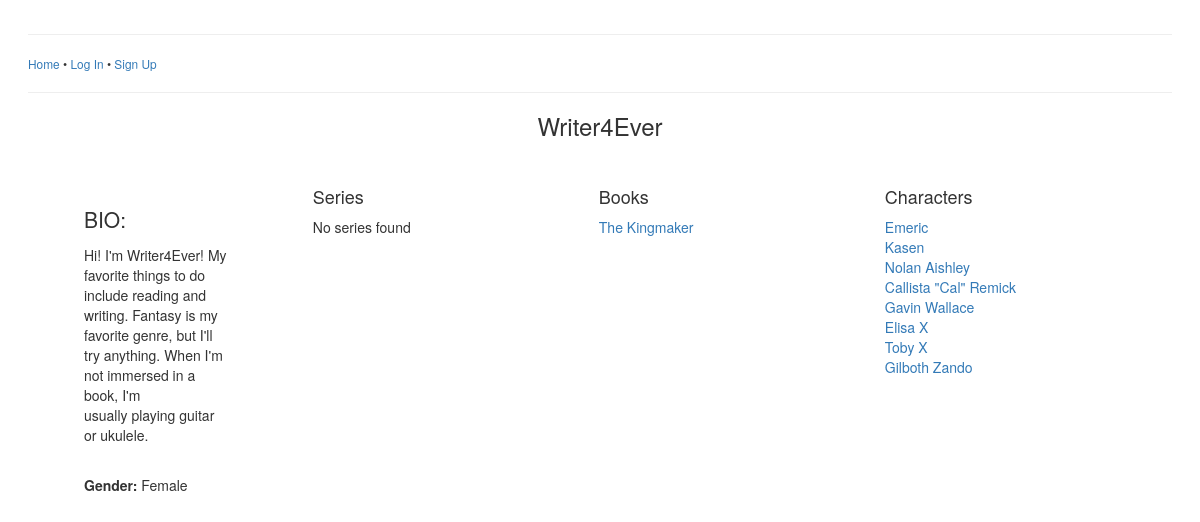
The app's page /viewuser.php?user_id=28 with its own data.
### tables this page shows
CREATE TABLE `user_info` (
  `user_id` int(11) NOT NULL AUTO_INCREMENT,
  `username` varchar(20) DEFAULT NULL,
  `password` varchar(40) DEFAULT NULL,
  `bio` mediumtext,
  `picture` varchar(30) DEFAULT NULL,
  `gender` varchar(1) DEFAULT NULL,
  PRIMARY KEY (`user_id`)
);

CREATE TABLE `book_info` (
  `book_id` int(11) NOT NULL AUTO_INCREMENT,
  `title` varchar(100) DEFAULT NULL,
  `description` mediumtext,
  `genre` varchar(4) DEFAULT NULL,
  `user_id` int(11) DEFAULT NULL,
  `series_id` int(11) DEFAULT NULL,
  PRIMARY KEY (`book_id`)
);

CREATE TABLE `character_info` (
  `character_id` int(11) NOT NULL AUTO_INCREMENT,
  `first_name` varchar(30) DEFAULT NULL,
  `middle_name` varchar(30) DEFAULT NULL,
  `last_name` varchar(50) DEFAULT NULL,
  `gender` varchar(1) DEFAULT NULL,
  `age` int(11) DEFAULT NULL,
  `motivation` mediumtext,
  `eye_color` varchar(20) DEFAULT NULL,
  `hair_color` varchar(20) DEFAULT NULL,
  `height` varchar(10) DEFAULT NULL,
  `other_appearance` mediumtext,
  `face_model` varchar(30) DEFAULT NULL,
  `user_id` int(11) DEFAULT NULL,
  `nick_name` varchar(30) DEFAULT NULL,
  `alias` varchar(30) DEFAULT NULL,
  `occupation` varchar(50) DEFAULT NULL,
  PRIMARY KEY (`character_id`)
);

### User.php (the view, shortened to what this page needs)
<?php
    class User {
        public function displayUser($row) {
            $display_string = '<h3 class="text-center">' . $row['username'] . '</h3>';
            $display_string .= "<section class='basicInfo'>";
            if (!empty($row['bio'])) {
                $display_string .= '<p><span class="lead">BIO: </span>' . $row['bio'] . '</p>';
                $display_string .= '<br />';
            }
            if (!empty($row['gender'])) {
                if ($row['gender'] == 'M') {
                    $display_string .= "<p><b>Gender:</b> Male</p>";
                } else if ($row['gender'] == 'F') {
                    $display_string .= "<p><b>Gender:</b> Female</p>";
                } else {
                }
            }
            $display_string .= "</section>";
            return $display_string;
        }
        public function displayAllSeries() {
            $dbc = mysqli_connect(DB_HOST, DB_USER, DB_PASSWORD, DB_NAME);
            $query = "SELECT series_id, title FROM series_info WHERE user_id ='" . $_GET['user_id'] . "' ORDER BY title DESC";
            $data = mysqli_query($dbc, $query);
            $display_string = "<section class='moreInfo'>";
            $display_string .= "<h4>Series</h4>";
            if (mysqli_num_rows($data) > 0) {
                $display_string .= "<table>";
                while ($row = mysqli_fetch_array($data)) {
                    $display_string .= "<tr><td>";
                    $display_string .= "<a href='viewseries.php?series_id=" . $row['series_id'] . "'>" . $row['title'] . "</a>";
                    $display_string .= "</td></tr>";
                }
                $display_string .= "</table>";
            }
            else {
                $display_string .= "<p>No series found</p>";
            }
            $display_string .= "</section>";
            return $display_string;
        }
        public function displayAllCharacters() {
            $dbc = mysqli_connect(DB_HOST, DB_USER, DB_PASSWORD, DB_NAME);
            $query = "SELECT character_id, first_name, last_name, nick_name FROM character_info WHERE user_id = '" . $_GET['user_id'] . "' ORDER BY last_name, first_name";
            $data = mysqli_query($dbc, $query);
            $display_string = "<section class='moreInfo'>";
            $display_string .= "<h4>Characters</h4>";
            if (mysqli_num_rows($data) > 0) {
                $display_string .= "<table>";
                while ($row = mysqli_fetch_array($data)) {
                    $display_string .= "<tr><td>";
                    if (!empty($row['nick_name'])) {
                        $display_string .= "<a href='viewcharacter.php?character_id=" . $row['character_id'] . "'>" . $row['first_name'] . ' "' . $row['nick_name'] . '" ' . $row['last_name'] . "</a>";
                    }
                    else {
                        $display_string .= "<a href='viewcharacter.php?character_id=" . $row['character_id'] . "'>" . $row['first_name'] . " " . $row['last_name'] . "</a>";
                    }
                    $display_string .= "</td></tr>";
                }
                $display_string .= "</table>";
            }
            else {
                $display_string .= "<p>No characters found</p>";
            }
            $display_string .= "</section>";
            return $display_string;
        }
        public function displayAllBooks() {
            $dbc = mysqli_connect(DB_HOST, DB_USER, DB_PASSWORD, DB_NAME);
            $query = "SELECT book_id, title FROM book_info WHERE user_id = '" . $_GET['user_id'] . "' ORDER BY title";
            $data = mysqli_query($dbc, $query);
            $display_string = "<section class='moreInfo'>";
            $display_string .= "<h4>Books</h4>";
            if (mysqli_num_rows($data) > 0) {
            $display_string .= "<table>";
            while ($row = mysqli_fetch_array($data)) {
                $display_string .= "<tr><td>";
                $display_string .= "<a href='viewbook.php?book_id=" . $row['book_id'] . "'>" . $row['title'] . "</a>";
                $display_string .= "</td></tr>";
            }
            $display_string .= "</table>";
            }
            else {
                $display_string .= "<p>No books found</p>";
            }
            $display_string .= "</section>";
            return $display_string;
        }
    }
?>

### viewuser.php (shortened to what this page needs)
<!DOCTYPE html PUBLIC "-//W3C//DTD XHTML 1.0 Transitional//EN"
  "http://www.w3.org/TR/xhtml1/DTD/xhtml1-transitional.dtd">
<html xmlns="http://www.w3.org/1999/xhtml" xml:lang="en" lang="en">
<head>
     <link rel="stylesheet" type="text/css" href="projectFour.css" />
  <link rel="stylesheet" href="https://maxcdn.bootstrapcdn.com/bootstrap/3.3.7/css/bootstrap.min.css"/>
</head>
<body>
<?php
    require_once('navbar.php');
    require_once('User.php');
    $new_user = new User;
    $dbc = mysqli_connect(DB_HOST, DB_USER, DB_PASSWORD, DB_NAME);
    $query = "SELECT username, bio, gender FROM user_info WHERE user_id = '" . $_GET['user_id'] . "'";
    $data = mysqli_query($dbc, $query);
    if (mysqli_num_rows($data) == 1) {
        $row = mysqli_fetch_array($data);
        echo $new_user->displayUser($row);
    }
    else {
        echo '<p>Error: Issue accessing user.</p>';
    }
    echo $new_user->displayAllSeries();
    echo $new_user->displayAllBooks();
    echo $new_user->displayAllCharacters();
?>
</body>
</html>

### navbar.php
<?php
    echo '<hr />';
    if (isset($_SESSION['username'])) {
        echo '<span class="small">';
        echo '<a href="index.php">Home</a> &#8226; ';
        echo '<a href="viewuser.php?user_id=' . $_SESSION['user_id'] . '">View Profile</a> &#8226; ';
        echo '<a href="logout.php">Log Out (' . $_SESSION['username'] . ')</a>';
        echo '</span>';
    }
    else {
        echo '<span class="small">';
        echo '<a href="index.php">Home</a> &#8226; ';
        echo '<a href="login.php">Log In</a> &#8226; ';
        echo '<a href="signup.php">Sign Up</a>';
        echo '</span>';
    }
    echo '<hr />';
?>

### projectFour.css (style rules this page uses)
header, footer, nav, section, article, aside { display: block; }
body { padding-top: 1em; padding-left: 2em; padding-right: 2em; }
section.basicInfo { margin: 1em; padding: 3em; width: 20%; float: left; }
section.moreInfo { padding: 2em; width: 25%; float: left; }

### records on screen
user_info: username "Writer4Ever", bio "Hi! I'm Writer4Ever! My favorite things to do include reading and writing. Fantasy is my favorite genre, but I'll try anything. When I'm not immersed in a book, I'm usually playing guitar or ukulele."
book_info: title "The Kingmaker"
character_info: first_name "Emeric"
character_info: first_name "Kasen"
character_info: first_name "Nolan", last_name "Aishley"
character_info: first_name "Callista", nick_name "Cal", last_name "Remick"
character_info: first_name "Gavin", last_name "Wallace"
character_info: first_name "Elisa", last_name "X"
character_info: first_name "Toby", last_name "X"
character_info: first_name "Gilboth", last_name "Zando"
